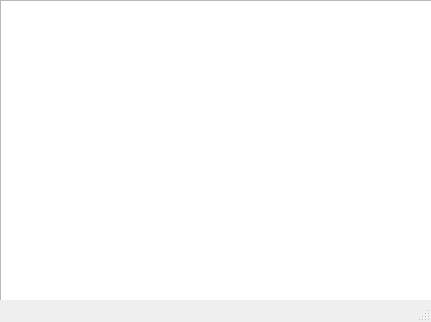
<?xml version="1.0" encoding="UTF-8"?>
<ui version="4.0">
 <class>Server</class>
 <widget class="QMainWindow" name="Server">
  <property name="geometry">
   <rect>
    <x>0</x>
    <y>0</y>
    <width>431</width>
    <height>322</height>
   </rect>
  </property>
  <property name="windowTitle">
   <string>MainWindow</string>
  </property>
  <widget class="QWidget" name="centralwidget">
   <widget class="QTextBrowser" name="textBrowser">
    <property name="geometry">
     <rect>
      <x>0</x>
      <y>0</y>
      <width>601</width>
      <height>371</height>
     </rect>
    </property>
   </widget>
  </widget>
  <widget class="QMenuBar" name="menubar">
   <property name="geometry">
    <rect>
     <x>0</x>
     <y>0</y>
     <width>431</width>
     <height>23</height>
    </rect>
   </property>
  </widget>
  <widget class="QStatusBar" name="statusbar"/>
 </widget>
 <resources/>
 <connections/>
</ui>
